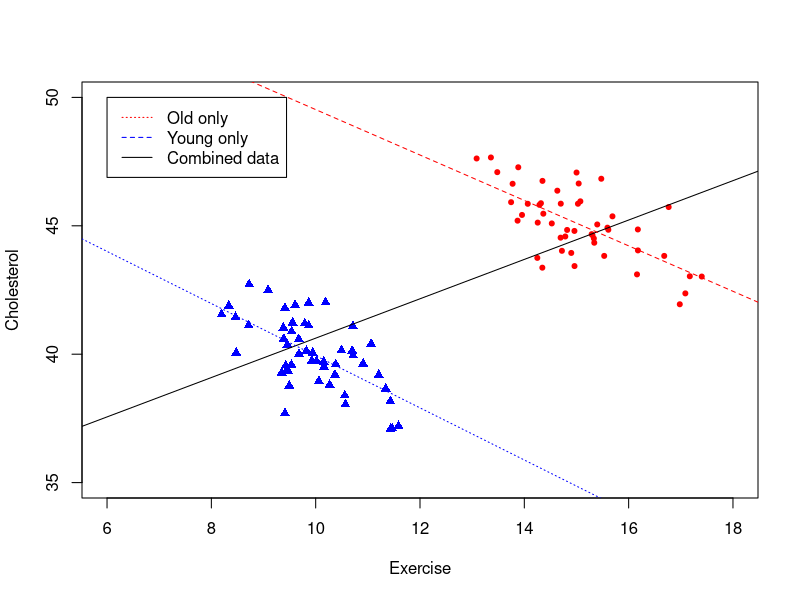
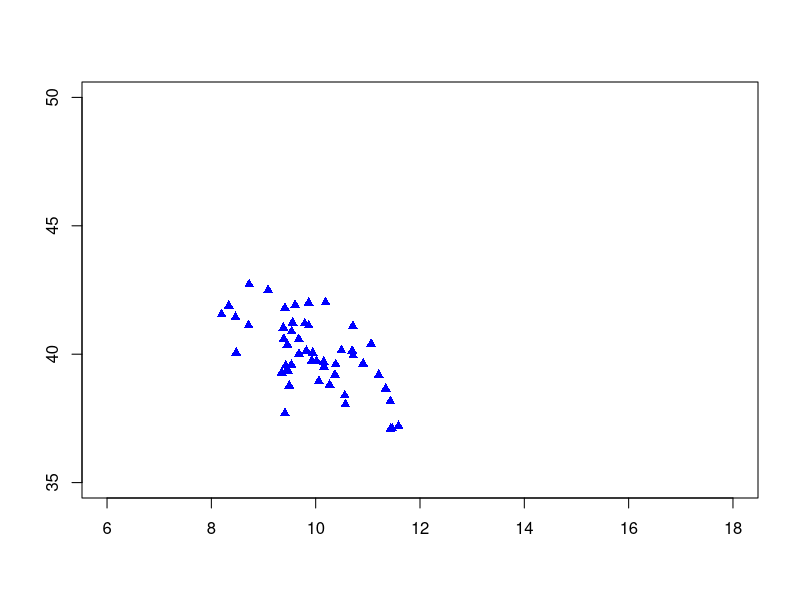

The R source for these figures, in order: (Note: this script raises an error after producing the figures.)
## ---- chunk 1
knitr::opts_chunk$set(echo = TRUE)
## ---- chunk 2
library(Matrix) # Matrix operations
library(MASS) # For Moore-Penrose pseudo-inverse ginv()
rankMatrix(matrix(c(1,1,2,2),nrow=2))
rankMatrix(matrix(c(1,1,2,2,1,2),nrow=3))
rankMatrix(matrix(c(1,1,2,0),nrow=2))
rankMatrix(matrix(c(1,2,3,2,0,2),nrow=3))
## ---- chunk 3
df = read.csv("exercise_and_cholesterol.csv")
old_df = df[df$Age=="Old",]
young_df = df[df$Age=="Young",]

attach(df)
plot(Cholesterol ~ Exercise,col=ifelse(Age=="Old","red","blue"),pch=ifelse(Age=="Old",20,17),ylim=c(35,50),xlim=c(6,18))

all_model = lm(Cholesterol ~ Exercise, data=df)
young_model = lm(Cholesterol ~ Exercise, data=young_df)
old_model = lm(Cholesterol ~ Exercise, data=old_df)
abline(all_model$coefficients[1],all_model$coefficients[2], lty="solid")
abline(young_model$coefficients[1],young_model$coefficients[2], lty="dotted",col="blue")
abline(old_model$coefficients[1],old_model$coefficients[2], lty="dashed",col="red")
legend(6, 50, legend=c("Old only", "Young only","Combined data"),
       col=c("red", "blue","black"), lty=c("dotted","dashed","solid"), cex=1)
## ---- chunk 4
plot(young_df$Cholesterol ~ young_df$Exercise,col="blue",pch=17,ylim=c(35,50),xlim=c(6,18),xlab="",ylab="")
par(new=TRUE)
plot(old_df_alter$Cholesterol ~ old_df$Exercise,col="red",pch=20,ylim=c(35,50),xlim=c(6,18),xlab="Exercise",ylab="Cholesterol")

all_model = lm(Cholesterol ~ Exercise + Age, data=df)
young_model = lm(Cholesterol ~ Exercise, data=young_df)
old_model = lm(Cholesterol ~ Exercise, data=old_df)
abline(all_model$coefficients[1],all_model$coefficients[2], lty="solid")
abline(young_model$coefficients[1],young_model$coefficients[2], lty="dotted",col="blue")
abline(old_model$coefficients[1],old_model$coefficients[2], lty="dashed",col="red")
legend(6, 50, legend=c("Old only", "Young only","Combined data"),
       col=c("red", "blue","black"), lty=c("dotted","dashed","solid"), cex=1)

## ---- chunk 5
set.seed(37)
# Data generation
x = rnorm(1000) # Sample 1000 points from N(0, 1)
e = rnorm(1000)
y = 0.7 + 2*x + e
plot(y ~ x)
## ---- chunk 6
# Use lm()
model = lm(y ~ x)
summary(model)
# y = 0.734 + 1.954 * x
## ---- chunk 7
# Use matrix algebra
X = cbind(rep(1,1000),x) # Add bias(constant for intercept) to data matrix
Y = y
beta_h = ginv(t(X)%*%X)%*%t(X)%*%Y
beta_h # \beta0 = 0.734, \beta1 = 1.954

plot(y ~ x)
abline(model$coefficients[1],model$coefficients[2],col="green")
abline(beta_h[1],beta_h[2],col="red",lty="dashed")
legend(-3,8,legend=c("lm()", "Matrix algebra"),col=c("green","red"),lty=c("dashed","dashed"))
## ---- chunk 8
X = cbind(rep(1,1000), x)
Y = y
# Objective function
fun = function(beta) {
  sum((Y - X%*%beta)^2)
}
# Start optimization with random initialization
optim(runif(2),fun) # \beta0 = 0.734, \beta1 = 1.954
## ---- chunk 9
beta1 = cov(x,y)/var(x)
beta0 = mean(y) - beta1*mean(x)
beta0 # 0.734
beta1 # 1.954
## ---- chunk 10
set.seed(37)
S = 10000
single_loop = function(N) {
  x = rnorm(N)
  e = rnorm(N)
  Y = 0.7 + 2*x + e
  X = cbind(rep(1,N),x)
  beta_h = ginv(t(X)%*%X)%*%t(X)%*%Y
  beta1 = beta_h[2]
}
vec_loop = Vectorize(single_loop)


res1 = vec_loop(rep(25,S))
hist(res1)
res2 = vec_loop(rep(100,S))
hist(res2)
mean(res1) # 2.002271
mean(res2) # 1.998513
var(res1) # 0.04465469
var(res2) # 0.01046778
t.test(res1, res2, alternative = "two.sided", var.equal = FALSE) # p-value = 0.1095

# Test normality
library(nortest)
#Anderson-Darling normality test
ad.test(res1) # p-value = 2.064e-08
qqnorm(res1)
qqline(res1)

ad.test(res1) # p-value = 2.064e-08
qqnorm(res2)
qqline(res2)
## ---- chunk 11
set.seed(37)
S = 10000
single_loop = function(N) {
  x = rnorm(N)
  e = runif(N)
  Y = 0.7 + 2*x + e
  X = cbind(rep(1,N),x)
  beta_h = ginv(t(X)%*%X)%*%t(X)%*%Y
  beta1 = beta_h[2]
}
vec_loop = Vectorize(single_loop)

res1 = vec_loop(rep(25,S))
hist(res1)
res2 = vec_loop(rep(100,S))
hist(res2)
mean(res1) # 1.999372
mean(res2) # 2.000016
var(res1) # 0.003772373
var(res2) # 0.0008630136
t.test(res1, res2, alternative = "two.sided", var.equal = FALSE) # p-value = 0.3446

#Anderson-Darling normality test
ad.test(res1) # p-value = 0.4207
qqnorm(res1)
qqline(res1)

ad.test(res1) # p-value = 0.4207
qqnorm(res2)
qqline(res2)
## ---- chunk 12
set.seed(37)
S = 10000
single_loop = function(N) {
  x = rnorm(N)
  e = rcauchy(N)
  Y = 0.7 + 2*x + e
  X = cbind(rep(1,N),x)
  beta_h = ginv(t(X)%*%X)%*%t(X)%*%Y
  beta1 = beta_h[2]
}
vec_loop = Vectorize(single_loop)

res1 = vec_loop(rep(25,S))
hist(res1)
res2 = vec_loop(rep(100,S))
hist(res2)
mean(res1) # 1.907382x
mean(res2) # -1.599096
var(res1) # 3427.213
var(res2) # 29851.75
t.test(res1, res2, alternative = "two.sided", var.equal = FALSE) # p-value = 0.05461

#Anderson-Darling normality test
ad.test(res1) # p-value = 2.2e-16
qqnorm(res1)
qqline(res1)

ad.test(res1) # p-value = 2.2e-16
qqnorm(res2)
qqline(res2)
## ---- chunk 13
library(numDeriv)
obj_func = function(r, x0=10000,p=250, n=60) {
  # Iteration method to calculate xn
  x = x0
  for(i in 1:n) {
    x = x*(1+r) - p
  }
  res = x
}

analytical_func = function(r, x0=10000,p=250, n=60) {
  # Close form of xn
  xn = x0*(1+r)^n + p*(1-(1+r)^n)/r
}

bisection_method = function(f,left,right,tol=1e-8,n=1000) {
  if(sign(f(left))==sign(f(right))) {
    print("Bad Initial Points!")
    stop()
  }
  
  history = right
  for (i in 1:n) {
    mid = (left+right)/2
    if (f(mid)==0) {
      history = c(history,mid)
      res = list('optim r' = mid, 'iterations' = i,'history'=history)
      return(res)
    } else if (sign(f(mid))==sign(f(right))) {
      right = mid
      history = c(history,right)
    } else {
      left = mid
      history = c(history,left)
    }
    
    if(abs(left-right) < tol) {
      res = list('optim r' = mid, 'iterations' = i,'history'=history)
      return(res)
    }
  }
  print("Maximum number of iteration reached")
  res = list('optim r' = mid, 'iterations' = i,'history'=history)
  return(res)
}

newton_method = function(f, r0, tol=1e-8,n=1000) {
  history = r0
  for(i in 1:n) {
    deriv = genD(func = f, x = r0)$D
    r1 = r0 - f(r0)/deriv[1]
    history = c(history,r1)
    if(abs(r1-r0) < tol) {
      res = list('optim r' = r1, 'iterations' = i,'history'=history)
      return(res)
    }
    r0 = r1
  }
  print("Maximum number of iteration reached")
  res = list('optim r' = r1, 'iterations' = i,'history'=history)
  return(res)
}

sol1 = newton_method(obj_func, 0.01)
sol2 = newton_method(analytical_func, 0.02)
sol3 = newton_method(analytical_func, 0.03)
sol4 = bisection_method(obj_func, 0.01, 0.025)
sol5 = bisection_method(analytical_func, 0.01, 0.15)

mat = cbind(sol1$history,sol2$history,sol3$history)
maxLen = nrow(mat)
plot(1:length(sol5$history),sol5$history,type="b",pch=20,col="blue",ylim=c(0.01,0.03))
abline(sol1$`optim r`,0,col="red")
lines(1:length(sol2$history),sol2$history,type="b",pch=20,col="red")
lines(1:length(sol1$history),sol1$history,type="b",pch=20,col="green")
lines(1:length(sol4$history),sol4$history,type="b",pch=20,col="purple")
lines(1:length(sol3$history),sol3$history,type="b",pch=20,col="orange")
## ---- chunk 14
set.seed(37)

invSampling = function(N) {
  # Returns a vector of N elements sampled by inversion.
  return(runif(N)^(1/3))
}

hist(invSampling(10^6))
## ---- chunk 15
revenue = function(x,y) {
  return(y*(log(x)+1)-y^2*sqrt(1-x^4))
}

X = invSampling(1000000)
expectedReturn = function(y) {
  # Compute expected return given y
  N = 1000000
  #X = invSampling(N)
  Y = rep(y,N)
  sum(mapply(revenue, X, Y))/N
}
## ---- chunk 16
y = seq(0,1,0.01)
returns = sapply(y,expectedReturn)
## ---- chunk 17
plot(returns ~ y, type="l")
abline(0,0)
## ---- chunk 18
optim(0, function(y){-1*expectedReturn(y)})
#0.4639308
